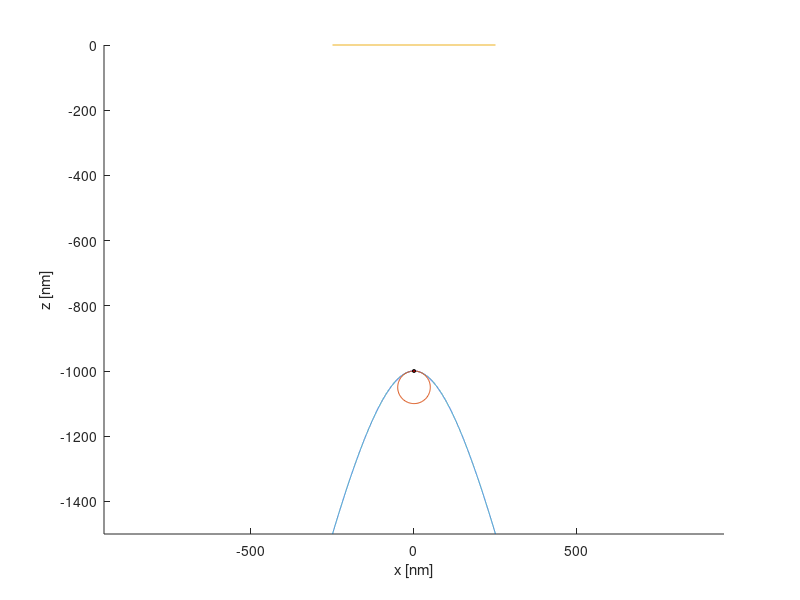
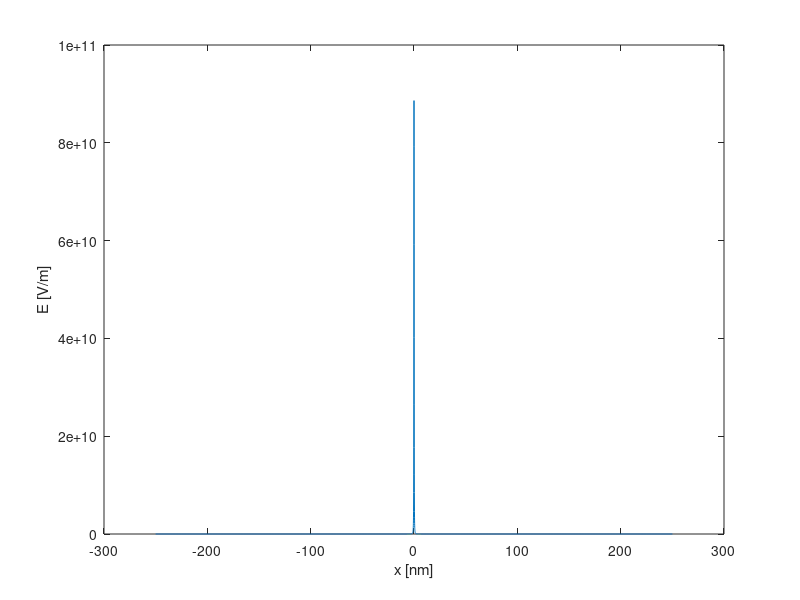

Recreate these plots in MATLAB, in order.
% Kristinn Torfason
% 24.04.2015
% Sphere approximation of image charge effect V4
% Sphere location fixed at tip

close all
clear variables

q = +1.602176565E-19; % Electron charge
epsilon_0 = 8.854187817E-12; % \epsilon_0

g_fac = 1.0; % Scale factor for testing (Not really used).

%--------------------------------------------------------------------------
% Parameters for the tip


%Base radius
R_r = 250.0E-9; % [nm]
% Tip height
h_r = 500.0E-9; % [nm]
% Distance from top of tip to plane
d = 1000.0E-9; % [nm]
% Distance of plane from bottom of tip
d_plane = d + h_r;

max_xi = h_r/d + 1;
a = sqrt(d^2*R_r^2/(h_r^2+2*d*h_r) + d^2);
eta_1 = - d / a;

theta = acos(d/a);
r_tip = a*sin(theta)*tan(theta);
eta_2 = 0.0; % Defines the plane of absorption
eta = eta_1; % Defines the tip
shift_z = abs(a*eta*max_xi);

%--------------------------------------------------------------------------
% Particle
% Position in prolate spheroidal coordinates
xi_a = 1.000;
eta_a = -0.975724;
phi_a = 0.0;

% Position of the particle in x,y,z coordinates
x_a = a * sqrt(xi_a^2 - 1) * sqrt(1 - eta_a^2) * cos(phi_a);
y_a = a * sqrt(xi_a^2 - 1) * sqrt(1 - eta_a^2) * sin(phi_a);
z_a = a * xi_a * eta_a;


%-------------------------------------------------------------------------
% Caclulate x, y and z values for the tip
% Max x value, should be the same as R_r (base radius)
max_x = a*sqrt(max_xi^2-1)*sqrt(1-eta_1^2)*1;
x_tip = linspace(-max_x, max_x, 10001);
%x_tip = 2.5719e-09;
%x = 0.0;
y_tip = 0.0;

xi = sqrt(x_tip.^2/(a^2*(1-eta_1^2)*1) + 1);
z_tip = a .* xi .* eta_1;

%x_tip = 0.0;
%y_tip = 0.0;
%z_tip = a .* 1.0 .* eta_1;

%--------------------------------------------------------------------------
% Center of the sphere used for the image charge approximation
x_c = 0.0;
y_c = 0.0;
z_c = a*1.0*eta_1 - r_tip*g_fac; % Located at the top of the tip


% Distance from center of sphere (x_c, y_c, z_c) to particle (x_a, y_a, z_a).
a_b = sqrt((x_a - x_c).^2 + (y_a - y_c).^2 + (z_a - z_c).^2);
disp(a_b/1E-9)

% Distance of image charge from center of sphere.
b = r_tip^2/a_b;

% Vector from center of sphere to particle. Unit length.
n_a(1, :) = (x_a - x_c) ./ a_b;
n_a(2, :) = (y_a - y_c) ./ a_b;
n_a(3, :) = (z_a - z_c) ./ a_b;

% Coordinates of image charge partner.
x_b = x_c + n_a(1, :).*b;
y_b = y_c + n_a(2, :).*b;
z_b = z_c + n_a(3, :).*b;

%%%%%%%%%%%%%%%%%%%%%%%%%%%%%%%%%%%%%%%%%%%%%%%%%%%%%%%%%%%%%%%%%%%%%%%%%%%
% Draw the tip, sphere and charge.
figure(1);
hold on
axis equal
plot(x_tip/1E-9, z_tip/1E-9); % Tip

t = linspace(0, 2*pi, 100);
x_sp = x_c + g_fac*r_tip*cos(t);
z_sp = z_c + g_fac*r_tip*sin(t);

plot(x_sp/1E-9, z_sp/1E-9); % Sphere

plot(x_a/1E-9, z_a/1E-9, 'ok', 'MarkerFaceColor', 'k', 'MarkerSize', 2); % Charge
plot(x_b/1E-9, z_b/1E-9, 'ok', 'MarkerFaceColor', 'r', 'MarkerSize', 2); % Partner
plot([-max_x/1E-9, max_x/1E-9], [0, 0]); % Top plane
xlabel('x [nm]')
ylabel('z [nm]')

%--------------------------------------------------------------------------
% Calculate the electric field.

tmp_dis_a = ( (x_tip - x_a).^2 + (y_tip - y_a).^2 + (z_tip - z_a).^2 );
tmp_dis_b = ( (x_tip - x_b).^2 + (y_tip - y_b).^2 + (z_tip - z_b).^2 );

% Size of the charge of the image charge partner.
q_ic = -r_tip/a_b*q;

% x
E_x1 = q/(4*pi*epsilon_0)    * (x_tip - x_a)./sqrt(tmp_dis_a).^(3);
E_x2 = q_ic/(4*pi*epsilon_0) * (x_tip - x_b)./sqrt(tmp_dis_b).^(3);
E_x = E_x1 + E_x2;

% y
E_y1 = q/(4*pi*epsilon_0)    * (y_tip - y_a)./sqrt(tmp_dis_a).^(3);
E_y2 = q_ic/(4*pi*epsilon_0) * (y_tip - y_b)./sqrt(tmp_dis_b).^(3);
E_y = E_y1 + E_y2;

% z
E_z1 = q/(4*pi*epsilon_0)    * (z_tip - z_a)./sqrt(tmp_dis_a).^(3);
E_z2 = q_ic/(4*pi*epsilon_0) * (z_tip - z_b)./sqrt(tmp_dis_b).^(3);
E_z = E_z1 + E_z2;

% Magnitude of the field.
E_new = sqrt(E_x.^2 + E_y.^2 + E_z.^2);
disp(E_new)

%%%%%%%%%%%%%%%%%%%%%%%%%%%%%%%%%%%%%%%%%%%%%%%%%%%%%%%%%%%%%%%%%%%%%%%%%%%
% Draw the field as a function of position on the tip.
figure(2);
plot(x_tip/1E-9, E_new);
xlabel('x [nm]');
ylabel('E [V/m]');

%x_nmv4 = x_tip / 1E-9;
%sigma_muv4_xi1_030 = E_new*epsilon_0/1E-6;

%%save('V4.mat', 'x_nmv4', 'sigma_muv4_xi1_000')
%save('V4.mat', 'sigma_muv4_xi1_030', '-append')